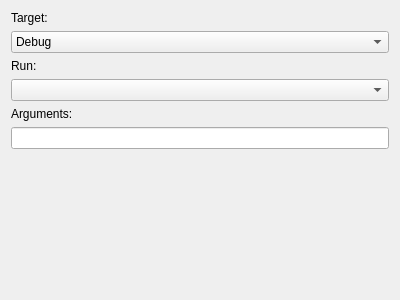
<?xml version="1.0" encoding="UTF-8"?>
<ui version="4.0">
 <class>ProjectProperties</class>
 <widget class="QWidget" name="ProjectProperties">
  <property name="geometry">
   <rect>
    <x>0</x>
    <y>0</y>
    <width>400</width>
    <height>300</height>
   </rect>
  </property>
  <property name="windowTitle">
   <string>Form</string>
  </property>
  <layout class="QVBoxLayout" name="verticalLayout">
   <item>
    <widget class="QLabel" name="label">
     <property name="text">
      <string>Target:</string>
     </property>
    </widget>
   </item>
   <item>
    <widget class="QComboBox" name="comboBoxTarget">
     <property name="sizePolicy">
      <sizepolicy hsizetype="Expanding" vsizetype="Fixed">
       <horstretch>0</horstretch>
       <verstretch>0</verstretch>
      </sizepolicy>
     </property>
     <item>
      <property name="text">
       <string>Debug</string>
      </property>
     </item>
     <item>
      <property name="text">
       <string>Release</string>
      </property>
     </item>
    </widget>
   </item>
   <item>
    <widget class="QLabel" name="label_2">
     <property name="text">
      <string>Run:</string>
     </property>
    </widget>
   </item>
   <item>
    <widget class="QComboBox" name="comboBoxRun">
     <property name="sizePolicy">
      <sizepolicy hsizetype="Expanding" vsizetype="Fixed">
       <horstretch>0</horstretch>
       <verstretch>0</verstretch>
      </sizepolicy>
     </property>
    </widget>
   </item>
   <item>
    <widget class="QLabel" name="label_3">
     <property name="text">
      <string>Arguments:</string>
     </property>
    </widget>
   </item>
   <item>
    <widget class="QLineEdit" name="lineEditArguments"/>
   </item>
   <item>
    <spacer name="verticalSpacer">
     <property name="orientation">
      <enum>Qt::Vertical</enum>
     </property>
     <property name="sizeHint" stdset="0">
      <size>
       <width>20</width>
       <height>40</height>
      </size>
     </property>
    </spacer>
   </item>
  </layout>
 </widget>
 <resources/>
 <connections/>
</ui>
